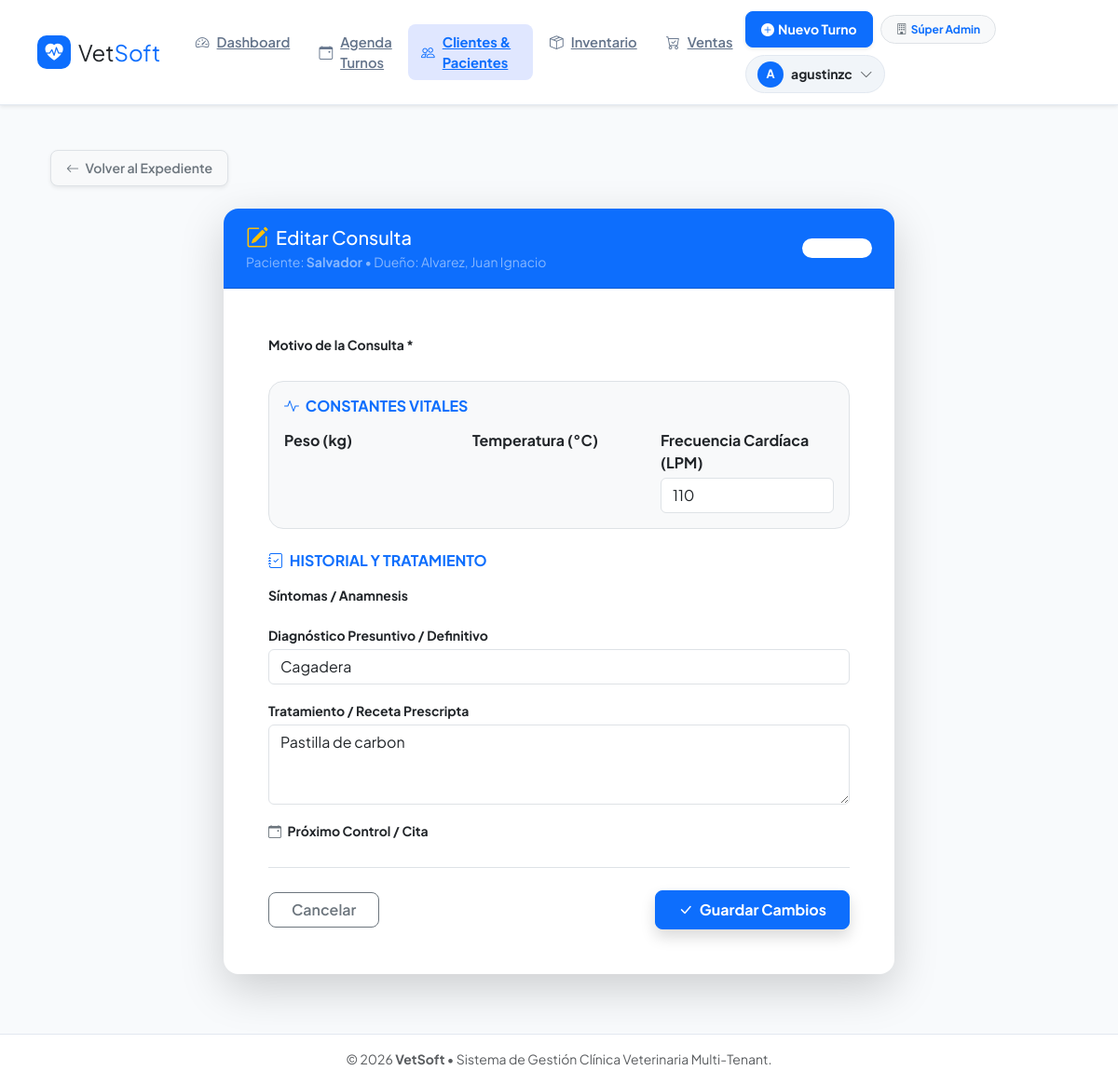
Screenshot of /clientes/consultas/1/editar/ (signed in) with the database file from the repository.
### apps/clientes/models.py (models this page shows, shortened)
class Mascota(models.Model):
    SEXO = [
        ('M', 'Macho'),
        ('H', 'Hembra'),
    ]
    cliente = models.ForeignKey(Cliente, on_delete=models.CASCADE, related_name='mascotas')
    nombre = models.CharField(max_length=100)
    especie = models.CharField(max_length=20, choices=ESPECIES, default='CANINO')
    raza = models.CharField(max_length=100, blank=True, null=True)
    fecha_nacimiento = models.DateField(blank=True, null=True, verbose_name="Fecha de Nacimiento")
    sexo = models.CharField(max_length=1, choices=SEXO, default='M')
    peso_kg = models.DecimalField(max_digits=5, decimal_places=2, null=True, blank=True, verbose_name="Peso (kg)")
    castrado = models.BooleanField(default=False, verbose_name="¿Está castrado/a?")
    observaciones = models.TextField(null=True, blank=True, verbose_name="Observaciones")
    creado_en = models.DateTimeField(auto_now_add=True)
    class Meta:
        verbose_name = "Mascota"
        verbose_name_plural = "Mascotas"
        ordering = ['nombre']

class Cliente(models.Model):
    veterinaria = models.ForeignKey(
        Veterinaria,
        on_delete=models.CASCADE,
        related_name='clientes',
        verbose_name="Veterinaria",
        null=True,
        blank=True
    )
    nombre = models.CharField(max_length=100)
    apellido = models.CharField(max_length=100)
    dni = models.CharField(max_length=20, unique=True, verbose_name="DNI / Documento")
    telefono = models.CharField(max_length=30, verbose_name="Teléfono")
    email = models.EmailField(blank=True, null=True)
    direccion = models.CharField(max_length=255, blank=True, null=True, verbose_name="Dirección")
    activo = models.BooleanField(default=True, verbose_name="Cliente Activo")
    creado_en = models.DateTimeField(auto_now_add=True)
    class Meta:
        verbose_name = "Cliente"
        verbose_name_plural = "Clientes"
        ordering = ['apellido', 'nombre']

### apps/historia_clinica/models.py (models this page shows, shortened)
class ConsultaMedica(models.Model):
    veterinaria = models.ForeignKey(
        Veterinaria,
        on_delete=models.CASCADE,
        related_name='consultas_medicas',
        null=True,
        blank=True,
        verbose_name="Veterinaria"
    )
    mascota = models.ForeignKey(
        Mascota,
        on_delete=models.CASCADE,
        related_name='consultas',
        verbose_name="Mascota"
    )
    veterinario = models.ForeignKey(
        Veterinario,
        on_delete=models.SET_NULL,
        null=True,
        blank=True,
        related_name='consultas',
        verbose_name="Veterinario Atendiente"
    )
    turno = models.OneToOneField(
        Turno,
        on_delete=models.SET_NULL,
        null=True,
        blank=True,
        related_name='consulta',
        verbose_name="Turno Asociado"
    )
    fecha_hora = models.DateTimeField(default=timezone.now, verbose_name="Fecha y Hora")
    peso_actual_kg = models.DecimalField(max_digits=5, decimal_places=2, blank=True, null=True, verbose_name="Peso (kg)")
    temperatura_c = models.DecimalField(max_digits=4, decimal_places=1, blank=True, null=True, verbose_name="Temp (°C)")
    frecuencia_cardiaca = models.IntegerField(blank=True, null=True, verbose_name="FC (LPM)")
    frecuencia_respiratoria = models.IntegerField(blank=True, null=True, verbose_name="FR (RPM)")
    motivo_consulta = models.TextField(verbose_name="Motivo de Consulta")
    anamnesis = models.TextField(blank=True, null=True, verbose_name="Anamnesis / Síntomas", help_text="Historia clínica previa / Síntomas reportados")
    examen_clinico = models.TextField(blank=True, null=True, verbose_name="Examen Físico / Clinico", help_text="Hallazgos en la exploración física")
    diagnostico = models.TextField(verbose_name="Diagnóstico Presuntivo / Definitivo")
    tratamiento = models.TextField(verbose_name="Tratamiento e Indicaciones", help_text="Indicaciones, medicamentos recetados y procedimientos")
    observaciones_privadas = models.TextField(blank=True, null=True, verbose_name="Notas Internas", help_text="Notas privadas para el equipo de la clínica")
    creado_el = models.DateTimeField(auto_now_add=True)
    actualizado_el = models.DateTimeField(auto_now=True)
    class Meta:
        verbose_name = "Consulta Médica"
        verbose_name_plural = "Consultas Médicas"
        ordering = ['-fecha_hora']

### apps/clientes/views.py (the view)
# urls.py: path('consultas/<int:consulta_id>/editar/', views.editar_consulta, name='editar_consulta'),
@login_required
def editar_consulta(request, consulta_id):
    vet = _get_user_veterinaria(request.user)
    ConsultaMedica, _, _, _, ConsultaMedicaForm, _ = get_historia_components()
    if request.user.is_superuser:
        consulta = get_object_or_404(ConsultaMedica, pk=consulta_id)
    else:
        consulta = get_object_or_404(ConsultaMedica, pk=consulta_id, mascota__cliente__veterinaria=vet)
    mascota = consulta.mascota
    if request.method == 'POST':
        form = ConsultaMedicaForm(request.POST, instance=consulta)
        if 'veterinario' in form.fields:
            form.fields['veterinario'].required = False
        if 'mascota' in form.fields:
            form.fields['mascota'].required = False
        if form.is_valid():
            form.save()
            messages.success(request, "Consulta médica actualizada correctamente.")
            return redirect('clientes:detalle_historia_clinica', mascota_id=mascota.id)
    else:
        form = ConsultaMedicaForm(instance=consulta)
    context = {
        'form': form,
        'consulta': consulta,
        'mascota': mascota,
        'titulo': f'Editar Consulta'
    }
    return render(request, 'clientes/form_consulta.html', context)

### templates/clientes/form_consulta.html (shortened to what this page needs)
{% extends 'base.html' %}
{% block content %}
{% with mascota_actual=mascota|default:consulta.mascota %}
<div class="container py-4">
    <div class="mb-4">
        {% if mascota_actual %}
            <a href="{% url 'historia_clinica:expediente_mascota' mascota_actual.id %}" class="btn btn-light btn-sm border shadow-sm px-3 py-2 fw-semibold rounded-3 text-secondary">
                <i class="bi bi-arrow-left me-1"></i> Volver al Expediente
            </a>
        {% else %}
            <a href="{% url 'clientes:lista_clientes' %}" class="btn btn-light btn-sm border shadow-sm px-3 py-2 fw-semibold rounded-3 text-secondary">
                <i class="bi bi-arrow-left me-1"></i> Volver a Clientes
            </a>
        {% endif %}
    </div>
    <div class="row justify-content-center">
        <div class="col-md-9 col-lg-8">
            <div class="card border-0 shadow-lg rounded-4 overflow-hidden">
                <div class="card-header bg-primary text-white py-3 px-4 d-flex justify-content-between align-items-center">
                    <div>
                        <h4 class="card-title h5 mb-0 fw-extrabold d-flex align-items-center gap-2">
                            <i class="bi bi-pencil-square text-warning fs-4"></i> {{ titulo|default:"Editar Consulta Médica" }}
                        </h4>
                        {% if mascota_actual %}
                            <small class="text-white-50">Paciente: <strong>{{ mascota_actual.nombre }}</strong> &bull; Dueño: {{ mascota_actual.cliente.apellido }}, {{ mascota_actual.cliente.nombre }}</small>
                        {% endif %}
                    </div>
                    <span class="badge bg-white bg-opacity-20 text-white small px-3 py-1.5 rounded-pill">Edición</span>
                </div>
                <div class="card-body p-4 p-md-5">
                    <form method="post" novalidate>
                        <div class="mb-4">
                            <label class="form-label fw-bold text-dark small mb-1">Motivo de la Consulta *</label>
                        </div>
                        <div class="p-3 bg-light rounded-4 border mb-4">
                            <h6 class="fw-bold text-primary text-uppercase extra-small tracking-wider mb-3">
                                <i class="bi bi-activity me-1"></i> Constantes Vitales
                            </h6>
                            <div class="row g-3">
                                <div class="col-md-4">
                                    <label class="form-label fw-bold text-dark extra-small mb-1">Peso (kg)</label>
                                </div>
                                <div class="col-md-4">
                                    <label class="form-label fw-bold text-dark extra-small mb-1">Temperatura (°C)</label>
                                </div>
                                <div class="col-md-4">
                                    <label class="form-label fw-bold text-dark extra-small mb-1">Frecuencia Cardíaca (LPM)</label>
                                    {{ form.frecuencia_cardiaca }}
                                </div>
                            </div>
                        </div>
                        <h6 class="fw-bold text-primary text-uppercase extra-small tracking-wider mb-3">
                            <i class="bi bi-journal-check me-1"></i> Historial y Tratamiento
                        </h6>
                        <div class="row g-3 mb-4">
                            <div class="col-12">
                                <label class="form-label fw-bold text-dark small mb-1">Síntomas / Anamnesis</label>
                            </div>
                            <div class="col-12">
                                <label class="form-label fw-bold text-dark small mb-1">Diagnóstico Presuntivo / Definitivo</label>
                                {{ form.diagnostico }}
                            </div>
                            <div class="col-12">
                                <label class="form-label fw-bold text-dark small mb-1">Tratamiento / Receta Prescripta</label>
                                {{ form.tratamiento }}
                            </div>
                            <div class="col-md-6">
                                <label class="form-label fw-bold text-dark small mb-1">
                                    <i class="bi bi-calendar-event text-secondary me-1"></i> Próximo Control / Cita
                                </label>
                            </div>
                        </div>
                        <div class="d-flex justify-content-between align-items-center pt-4 border-top mt-4">
                            {% if mascota_actual %}
                                <a href="{% url 'historia_clinica:expediente_mascota' mascota_actual.id %}" class="btn btn-outline-secondary px-4 fw-semibold rounded-3">
                                    Cancelar
                                </a>
                            {% else %}
                                <a href="{% url 'clientes:lista_clientes' %}" class="btn btn-outline-secondary px-4 fw-semibold rounded-3">
                                    Cancelar
                                </a>
                            {% endif %}
                            <button type="submit" class="btn btn-primary fw-bold px-4 py-2 rounded-3 shadow">
                                <i class="bi bi-check-lg me-1"></i> Guardar Cambios
                            </button>
                        </div>
                    </form>
                </div>
            </div>
        </div>
    </div>
</div>
{% endwith %}
{% endblock %}

### templates/base.html (shortened to what this page needs)
<!DOCTYPE html>
<html lang="es">
<head>
    <link href="https://cdn.jsdelivr.net/npm/bootstrap@5.3.2/dist/css/bootstrap.min.css" rel="stylesheet">
    <link rel="stylesheet" href="https://cdn.jsdelivr.net/npm/bootstrap-icons@1.11.1/font/bootstrap-icons.css">
</head>
<body>
    <nav class="navbar navbar-expand-lg navbar-main sticky-top shadow-sm">
        <div class="container-fluid px-3 px-lg-4">
            <a class="navbar-brand fw-extrabold text-dark d-flex align-items-center gap-2 me-4" href="{% url 'dashboard:index' %}">
                <div class="navbar-brand-logo">
                    <i class="bi bi-heart-pulse-fill"></i>
                </div>
                <span class="fs-4">Vet<span class="text-primary">Soft</span></span>
            </a>
            <div class="collapse navbar-collapse" id="navbarNav">
                <ul class="navbar-nav me-auto mb-2 mb-lg-0 gap-1">
                    <li class="nav-item">
                        <a class="nav-link-custom {% if request.resolver_match.app_name == 'dashboard' %}active{% endif %}" href="{% url 'dashboard:index' %}">
                            <i class="bi bi-speedometer2"></i> Dashboard
                        </a>
                    </li>
                    <li class="nav-item">
                        <a class="nav-link-custom {% if request.resolver_match.app_name == 'turnos' %}active{% endif %}" href="{% url 'turnos:agenda_diaria' %}">
                            <i class="bi bi-calendar-event"></i> Agenda Turnos
                        </a>
                    </li>
                    <li class="nav-item">
                        <a class="nav-link-custom {% if request.resolver_match.app_name == 'clientes' or request.resolver_match.app_name == 'historia_clinica' %}active{% endif %}" href="{% url 'clientes:lista_clientes' %}">
                            <i class="bi bi-people"></i> Clientes & Pacientes
                        </a>
                    </li>
                    <li class="nav-item">
                        <a class="nav-link-custom {% if request.resolver_match.app_name == 'inventario' %}active{% endif %}" href="{% url 'inventario:lista_productos' %}">
                            <i class="bi bi-box-seam"></i> Inventario
                        </a>
                    </li>
                    <li class="nav-item">
                        <a class="nav-link-custom {% if request.resolver_match.app_name == 'ventas' %}active{% endif %}" href="{% url 'ventas:lista_ventas' %}">
                            <i class="bi bi-cart-check"></i> Ventas
                        </a>
                    </li>
                </ul>
                <div class="d-flex align-items-center gap-2 flex-wrap">
                    <a href="{% url 'turnos:nuevo_turno' %}" class="btn btn-primary btn-sm fw-bold px-3 py-2 rounded-3 shadow-sm d-inline-flex align-items-center gap-1">
                        <i class="bi bi-plus-circle-fill"></i> Nuevo Turno
                    </a>
                    {% if user.is_authenticated %}
                        <span class="badge bg-light text-primary border px-3 py-2 rounded-pill small fw-bold d-inline-flex align-items-center gap-1">
                            <i class="bi bi-building text-secondary"></i>
                            {% if request.veterinaria %}
                                {{ request.veterinaria.nombre }}
                            {% elif user.perfil and user.perfil.veterinaria %}
                                {{ user.perfil.veterinaria.nombre }}
                            {% else %}
                                Súper Admin
                            {% endif %}
                        </span>
                        <div class="dropdown">
                            <button class="btn user-dropdown-btn d-flex align-items-center gap-2" type="button" id="userMenu" data-bs-toggle="dropdown" aria-expanded="false">
                                <div class="avatar-circle">
                                    {{ user.username|slice:":1"|upper }}
                                </div>
                                <span class="fw-bold small text-dark d-none d-md-inline">{{ user.username }}</span>
                                <i class="bi bi-chevron-down small text-muted"></i>
                            </button>
                        </div>
                    {% endif %}
                </div>
            </div>
        </div>
    </nav>
    <div class="container main-container">
        {% block content %}
        {% endblock %}
    </div>
    <footer class="footer mt-auto py-3 text-center text-muted small">
        <div class="container">
            <span>&copy; {% now "Y" %} <strong>VetSoft</strong> &bull; Sistema de Gestión Clínica Veterinaria Multi-Tenant.</span>
        </div>
    </footer>
</body>
</html>

### rows the page displays
Mascota: nombre "Salvador", cliente.apellido "Alvarez", cliente.nombre "Juan Ignacio"
ConsultaMedica: frecuencia_cardiaca "110", diagnostico "Cagadera", tratamiento "Pastilla de carbon"

### other values shown
{{ user.username|slice:":1"|upper }} "A"
{{ user.username }} "agustinzc"
{{ titulo|default:"Editar Consulta Médica" }} "Editar Consulta"
